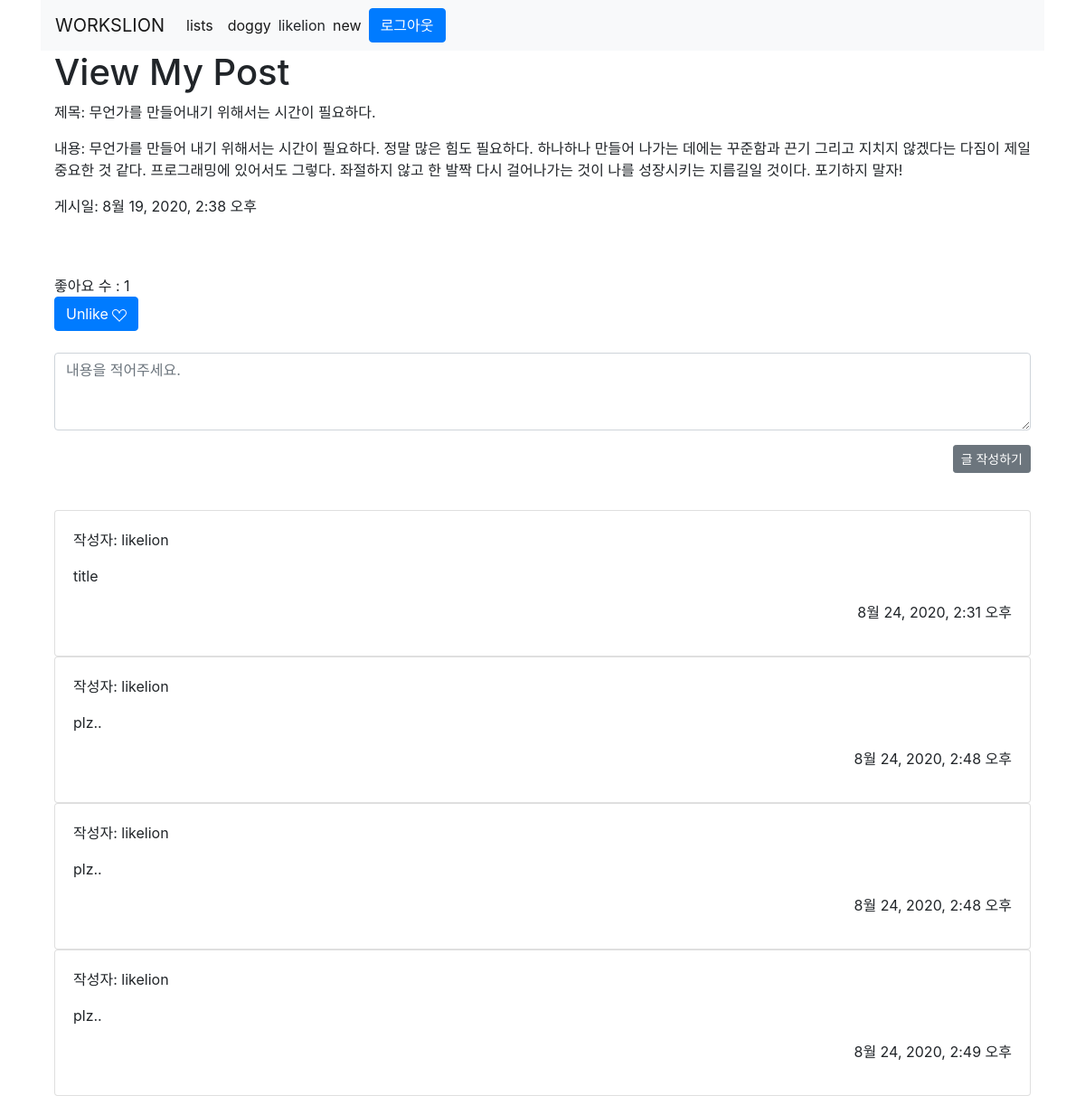
The app's page /post/1/ (signed in) with its own data.
### post/models.py (models this page shows, shortened)
class Post(models.Model):
    title = models.CharField(max_length=100)
    content = models.TextField()
    post_active = models.BooleanField(default=False)
    created_at = models.DateTimeField(auto_now_add=True)
    liked_users = models.ManyToManyField(User, related_name='liked_posts')
    post_image = models.ImageField(upload_to='post', null=True)

class Comment(models.Model):
    user = models.ForeignKey(User, on_delete=models.CASCADE, null=True)
    post = models.ForeignKey(Post, on_delete=models.CASCADE, null=True)
    content = models.CharField(max_length=100)
    created_at = models.DateTimeField(auto_now_add=True)

### post/views.py (the view)
# urls.py: path('<int:post_id>/', views.detail, name='detail'),
def detail(request, post_id):
    post = Post.objects.get(id=post_id)
    comment = Comment.objects.filter(post=post_id)
    context = {
        'post': post,
        'comment': comment
    }
    return render(request, 'detail.html', context)

### post/templates/detail.html (shortened to what this page needs)
{% extends "base.html" %}
{% block content %}
<div class="container">
    <h1>View My Post</h1>
        <p>제목: {{ post.title }}</p>
        <p>내용: {{ post.content }}</p>
        <p>게시일: {{ post.created_at }}</p>
        <br><br>
    좋아요 수 : {{ post.liked_users.count }}
    {% if user.is_authenticated %}
        {% if user in post.liked_users.all %}
            <form action="{% url 'post:like' post.id %}" method="post">
                <button type="submit" class="btn btn-primary">
                    Unlike
                </button>
            </form>
        {% endif %}
    {% endif %}
</div>
<br>
{% if user.is_authenticated %}
<div class="container">
    <form action="{% url 'post:commentcreate' post.id %}" method="POST">
        <div class="form-group">
            <textarea class="form-control" rows="3" placeholder="내용을 적어주세요." name="content"></textarea>
        </div>
        <button type="submit" class="btn btn-secondary btn-sm" style="float:right">글 작성하기</button>
    </form>
</div>
{% endif %}
<br>
<br>
<br>
<div class="container">
{% for comment in comment %}
    <div class="card">
        <div class="card-body">
            <p>작성자: {{comment.user}}</p>
            <p>{{comment.content}}</p>
            <p style="float:right;">{{comment.created_at}}</p>
        </div>
    </div>
{% endfor %}
</div>
{% endblock %}

### templates/base.html (shortened to what this page needs)
{% load static %}
<!DOCTYPE html>
<html>
<head>
    <link rel="stylesheet" href="https://stackpath.bootstrapcdn.com/bootstrap/4.5.2/css/bootstrap.min.css">
</head>
<body>
    {% load static %}
    <div class="container">
        <nav class="navbar navbar-expand-lg navbar-light bg-light">
            <a class="navbar-brand" href="{% url 'index' %}">WORKSLION</a>
            <div class="collapse navbar-collapse" id="navbarNavAltMarkup">
                <div class="navbar-nav">
                    <a class="nav-link active" href="{% url 'post:lists' %}">lists</a>
                    <a class="nav-link active" href="{% url 'doggy:doggy_list' %}">doggy</a>
                    {% if user.is_authenticated %}
                        <form action="{% url 'accounts:logout' %}" method="POST" class="form-inline">
                            {{ user.get_username }}
                            <a class="nav-link active" href="{% url 'post:new' %}">new</span></a>
                            <button type="submit" class="btn btn-primary">로그아웃</button>
                        </form>
                    {% else %}
                        <a class="nav-link active" href="{% url 'accounts:login' %}">로그인</span></a>
                        <a class="nav-link active" href="{% url 'accounts:sign_up' %}">회원가입</span></a>
                    {% endif %}
                </div>
            </div>
        </nav>
        {% block content %}
        {% endblock %}
    </div>
</body>
</html>

### records on screen
Post: title "무언가를 만들어내기 위해서는 시간이 필요하다.", content "무언가를 만들어 내기 위해서는 시간이 필요하다. 정말 많은 힘도 필요하다. 하나하나 만들어 나가는 데에는 꾸준함과 끈기 그리고 지치지 않겠다는 다짐이 제일 중요한 것 같다. 프로그래밍에 있어서도 그렇다. 좌절하지 않고 한 발짝 다시 걸어나가는 것이 나를 성장시키는 지름길일 것이다. 포기하지 말자!", created_at "8월 19, 2020, 2:38 오후", liked_users.count "1"
Comment: user "likelion", content "title", created_at "8월 24, 2020, 2:31 오후"
Comment: user "likelion", content "plz..", created_at "8월 24, 2020, 2:48 오후"
Comment: user "likelion", content "plz..", created_at "8월 24, 2020, 2:48 오후"
Comment: user "likelion", content "plz..", created_at "8월 24, 2020, 2:49 오후"

### other values on screen
{{ user.get_username }} "likelion"
